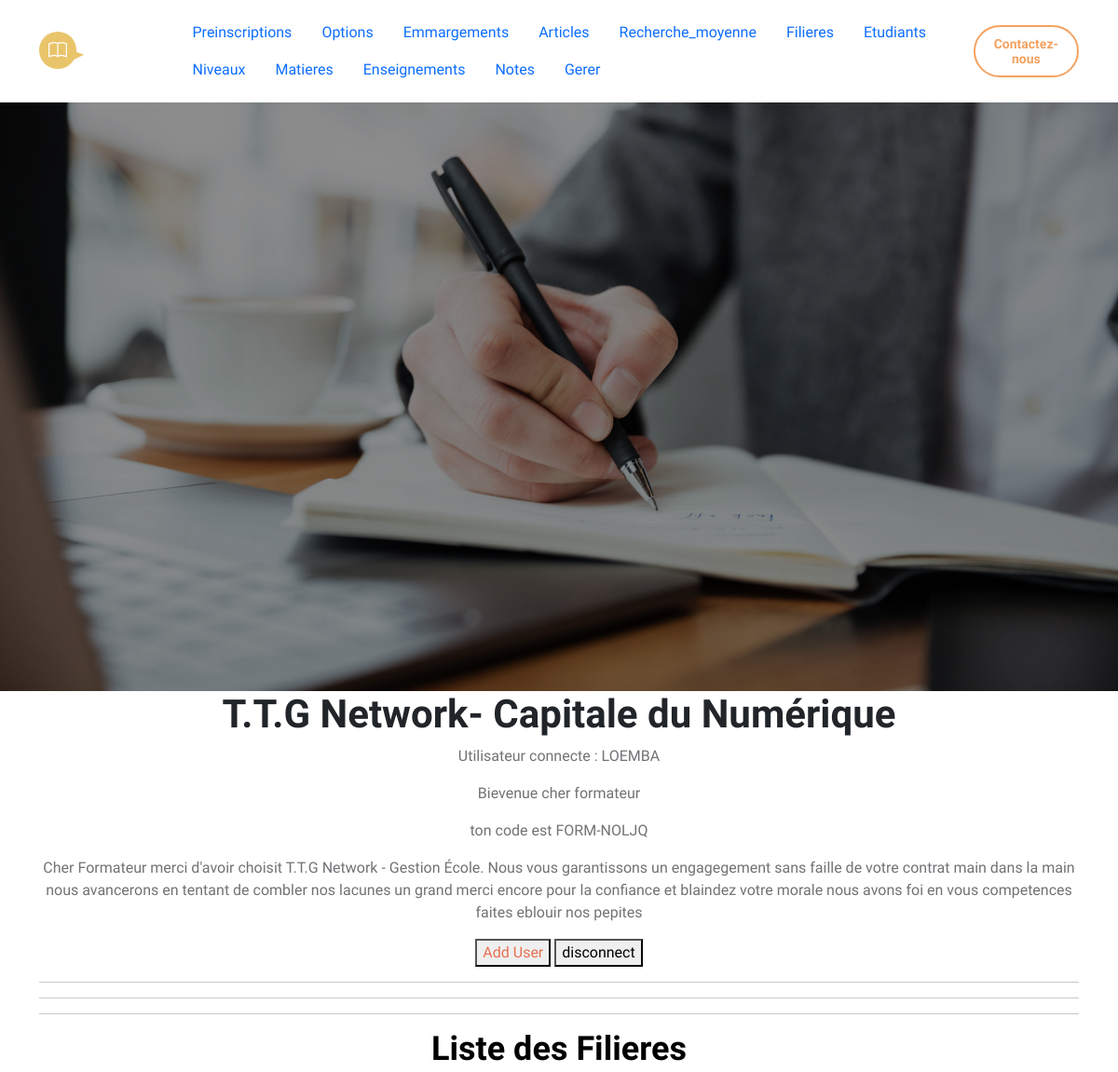
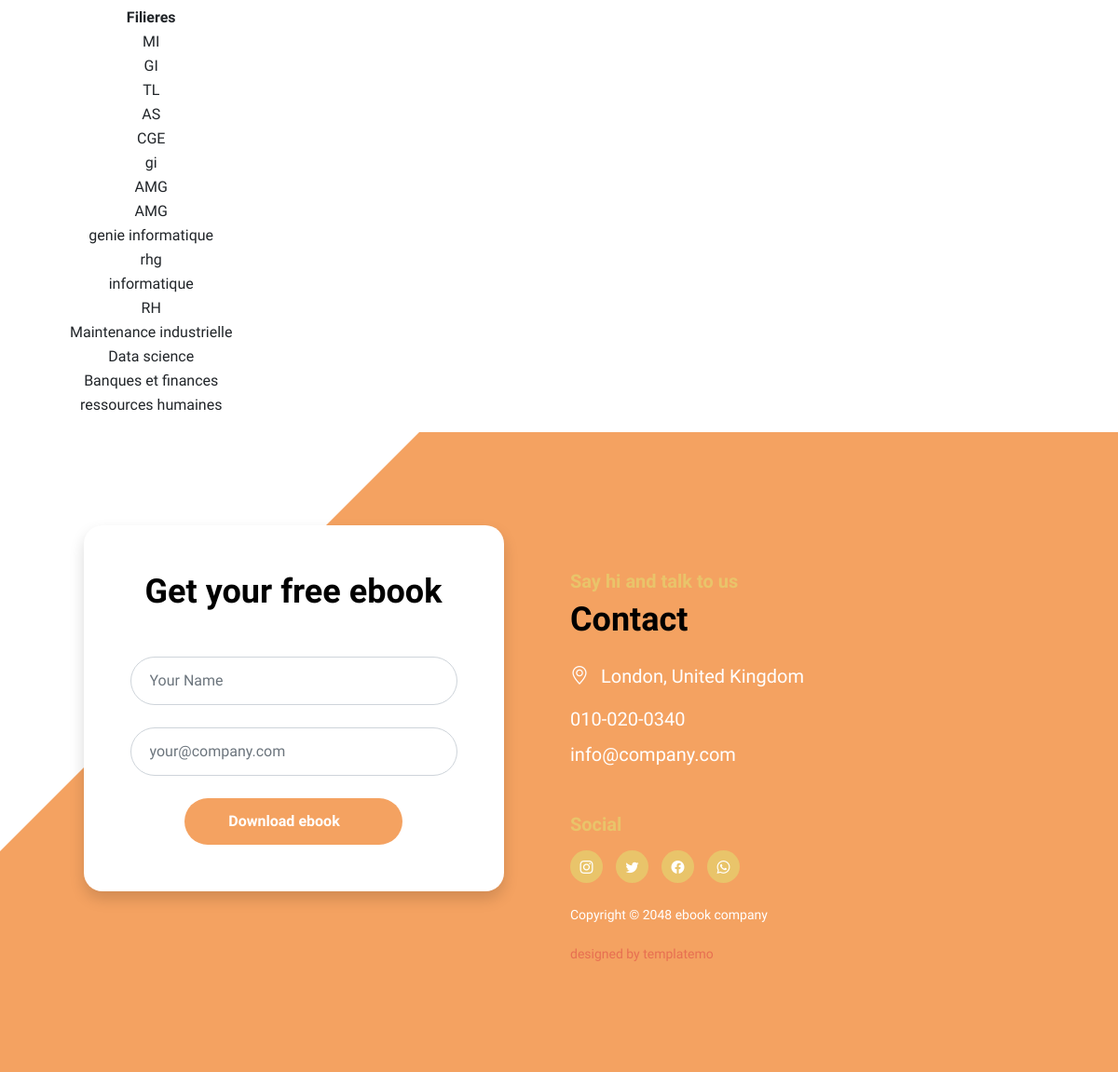
Screenshot of /filiere (signed in) with the database file from the repository (2 pictures, top to bottom).
### core/models.py (models this page shows, shortened)
class User(AbstractUser):
    ROLES = (
        ('admin', 'Administrateur'),
        ('formateur', 'Formateur'),
        ('etudiant', 'Étudiant'),
        ('parent', 'Parent'),
    )
    role = models.CharField(max_length=20, choices=ROLES)
    code_formateur = models.CharField(max_length=10, unique=True, null=True, blank=True)
    code_parent = models.CharField(max_length=10, unique=True, null=True, blank=True)
    matricule = models.CharField(max_length=30, unique=True, null=True, blank=True)

class Filiere(models.Model):
    nom = models.CharField(max_length=100)

### core/views.py (the view)
# urls.py: path('filiere', views.filieres_view, name='filiere'),
@login_required
def filieres_view(request):
    filieres = Filiere.objects.all()
    return render(request, 'liste_filieres.html', {'filieres': filieres})

### core/templates/liste_filieres.html (shortened to what this page needs)
{% extends "base.html" %}
{% block content %}
  <hr>
  <h2>Liste des Filieres</h2>
  <ul>
      <table>
        <tr>
          <th>Filieres</th>
        </tr>
        {% for filiere in filieres %}
        <tr>
          <td>{{ filiere.nom }}</td>
        </tr>
        {% endfor %}
      </table>
  </ul>
{% endblock %}

### core/templates/base.html (shortened to what this page needs)
<!DOCTYPE html>
<html lang="fr">
  {% load static %}
<head>
        <link href="{% static 'css/bootstrap.min.css' %}" rel="stylesheet">
        <link href="{% static 'css/bootstrap-icons.css' %}" rel="stylesheet">
        <link href="{% static 'css/templatemo-ebook-landing.css' %}" rel="stylesheet">
    </head>
    <body>
        <main>
            <nav class="navbar navbar-expand-lg">
                <div class="container">
                    <a class="navbar-brand" href="index.html">
                        <i class="navbar-brand-icon bi-book me-2"></i>
                        <span>ebook</span>
                    </a>
                    <div class="collapse navbar-collapse" id="navbarNav">
                        <ul class="nav">
                            <li class="nav-item">
                                <a class="nav-link click-scroll" href="{% url 'preinscription' %}">Preinscriptions</a>
                            </li>
                            <li class="nav-item">
                                <a class="nav-link click-scroll" href="{% url 'options' %}">Options</a>
                            </li>
                            <li class="nav-item">
                                <a class="nav-link click-scroll" href="{% url 'liste_emargements' %}">Emmargements</a>
                            </li>
                            <li class="nav-item">
                              <a class="nav-link click-scroll" href="{% url 'article' %}">Articles</a>
                          </li>
                            <li class="nav-item">
                                <a class="nav-link click-scroll" href="{% url 'recherche_moyenne' %}">Recherche_moyenne</a>
                            </li>
                            <li class="nav-item">
                                <a class="nav-link click-scroll" href="{% url 'filiere' %}">Filieres</a>
                            </li>
                            <li class="nav-item">
                                <a class="nav-link click-scroll" href="{% url 'etudiant' %}">Etudiants</a>
                            </li>
                            <li class="nav-item">
                                <a class="nav-link click-scroll" href="{% url 'niveau' %}">Niveaux</a>
                            </li>
                            <li class="nav-item">
                                <a class="nav-link click-scroll" href="{% url 'matiere' %}">Matieres</a>
                            </li>
                            <li class="nav-item">
                                <a class="nav-link click-scroll" href="{% url 'enseignement' %}">Enseignements</a>
                            </li>
                            <li class="nav-item">
                                <a class="nav-link click-scroll" href="{% url 'note' %}">Notes</a>
                            </li>
                            <li class="nav-item">
                                <a class="nav-link click-scroll" href="{% url 'admin:index' %}">Gerer</a>
                            </li>
                        </ul>
                        <div class="d-none d-lg-block">
                            <a href="#" class="btn custom-btn custom-border-btn btn-naira btn-inverted">
                                <i class="btn-icon bi-cloud-download"></i>
                                <span>Contactez-nous</span>
                            </a>
                        </div>
                    </div>
                </div>
            </nav>
            <section class="hero-section d-flex justify-content-center align-items-center" id="section_1">
              <div class="container">
                  <div class="row">
                      <div class="hero-image-wrap col-lg-6 col-12 mt-3 mt-lg-0">
                      </div>
                  </div>
              </div>
          </section>
<section class="container" style="text-align: center;">
  <header>
    <h1>T.T.G Network- Capitale du Numérique </h1>
    <main>
        <p>Utilisateur connecte : {{user}}</p>
          {% if user.is_authenticated %}
          {% if user.role %}
          <p>Bievenue cher {{user.role}} </p>
          {% else %}
          <p>Bievenue cher Admin </p>
          {% endif %}
            {% if user.matricule %}
            <p>ton matricule est {{user.matricule}}</p>
            <p>
                Cher etudiant merci d'avoir choisit T.T.G Network - Gestion École.
                Nous vous garantissons un apprentissage serieux et rigoureux main dans
                la main nous avancerons en tentant de combler nos lacunes un grand merci
                encore pour la confiance et blaindez votre morale car la route sera longue
            </p>
            {% elif user.code_formateur %}
            <p>ton code est {{user.code_formateur}}</p>
            <p>
                Cher Formateur merci d'avoir choisit T.T.G Network - Gestion École.
                Nous vous garantissons un engagegement sans faille de votre contrat main
                dans la main nous avancerons en tentant de combler nos lacunes un grand merci
                encore pour la confiance et blaindez votre morale nous avons foi en vous
                competences faites eblouir nos pepites
            </p>
            {% else %}
              <p>
                Bienvenue sur la plateforme officielle de T.T.G Network - Gestion Ecole.
                Accèdez facilement à votre avenir académique
            </p>
            {% endif %}
          {% endif %}
        <button><a href="{% url 'urlregister' %}">Add User</a></button>
        <a href="{% url 'urllogout' %}"><button>disconnect</button></a>
        <hr>
        <hr>
      </main>
      {% block content %}{% endblock %}
    </section>
  <section class="contact-section section-padding" id="section_5">
    <div class="container">
        <div class="row">
            <div class="col-lg-5 col-12 mx-auto">
                <form class="custom-form ebook-download-form bg-white shadow" action="#" method="post" role="form">
                    <div class="text-center mb-5">
                        <h2 class="mb-1">Get your free ebook</h2>
                    </div>
                    <div class="ebook-download-form-body">
                        <div class="input-group mb-4">
                            <input type="text" name="ebook-form-name" id="ebook-form-name" class="form-control" aria-label="ebook-form-name" aria-describedby="basic-addon1" placeholder="Your Name" required>
                            <span class="input-group-text" id="basic-addon1">
                            </span>
                        </div>
                        <div class="input-group mb-4">
                            <input type="email" name="ebook-email" id="ebook-email" pattern="[^ @]*@[^ @]*" class="form-control" placeholder="your@company.com" aria-label="ebook-form-email" aria-describedby="basic-addon2" required="">
                            <span class="input-group-text" id="basic-addon2">
                            </span>
                        </div>
                        <div class="col-lg-8 col-md-10 col-8 mx-auto">
                            <button type="submit" class="form-control">Download ebook</button>
                        </div>
                    </div>
                </form>
            </div>
            <div class="col-lg-6 col-12">
                <h6 class="mt-5">Say hi and talk to us</h6>
                <h2 class="mb-4">Contact</h2>
                <p class="mb-3">
                    <i class="bi-geo-alt me-2"></i>
                    London, United Kingdom
                </p>
                <p class="mb-2">
                    <a href="tel: 010-020-0340" class="contact-link">
                        010-020-0340
                    </a>
                </p>
                <p>
                    <a href="mailto:info@company.com" class="contact-link">
                        info@company.com
                    </a>
                </p>
                <h6 class="site-footer-title mt-5 mb-3">Social</h6>
                <ul class="social-icon mb-4">
                    <li class="social-icon-item">
                        <a href="#" class="social-icon-link bi-instagram"></a>
                    </li>
                    <li class="social-icon-item">
                        <a href="#" class="social-icon-link bi-twitter"></a>
                    </li>
                    <li class="social-icon-item">
                        <a href="#" class="social-icon-link bi-facebook"></a>
                    </li>
                    <li class="social-icon-item">
                        <a href="#" class="social-icon-link bi-whatsapp"></a>
                    </li>
                </ul>
                <p class="copyright-text">Copyright © 2048 ebook company
                <br><br><a rel="nofollow" href="https://templatemo.com" target="_blank">designed by templatemo</a></p>
            </div>
        </div>
    </div>
</section>
</main>
</body>
</html>

### rows the page displays
User: username "LOEMBA", role "formateur", code_formateur "FORM-NOLJQ"
Filiere: nom "MI"
Filiere: nom "GI"
Filiere: nom "TL"
Filiere: nom "AS"
Filiere: nom "CGE"
Filiere: nom "gi"
Filiere: nom "AMG"
Filiere: nom "AMG"
Filiere: nom "genie informatique"
Filiere: nom "rhg"
Filiere: nom "informatique"
Filiere: nom "RH"
Filiere: nom "Maintenance industrielle"
Filiere: nom "Data science"
Filiere: nom "Banques et finances"
Filiere: nom "ressources humaines"
